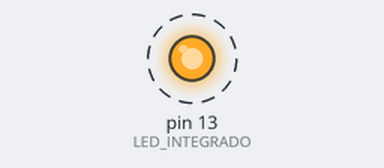
A sketch run on a simulated Arduino Nano, built with avr-gcc and run on an emulated ATmega328P. On the bench: output pins drawn as LEDs (lit = HIGH). Dashed ring = blinking.

Above: at 0.5 s.
Timing chart, 0 to 4.6 s (numbered marks = the images above):
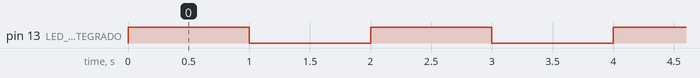

Measured:
- by itself, pin 13 (LED_INTEGRADO): alternates HIGH for 1.0 s and LOW for 1.0 s

The sketch:

Proyecto1_Blink.ino
```cpp
#define LED_INTEGRADO 13 // (En el Nano, también se puede usar LED_BUILTIN)

void setup() {
  pinMode(LED_INTEGRADO, OUTPUT);
}

void loop() {
  digitalWrite(LED_INTEGRADO, HIGH); // Encender LED
  delay(1000);                      // Esperar 1 segundo
  digitalWrite(LED_INTEGRADO, LOW);  // Apagar LED
  delay(1000);                      // Esperar 1 segundo
}
```
